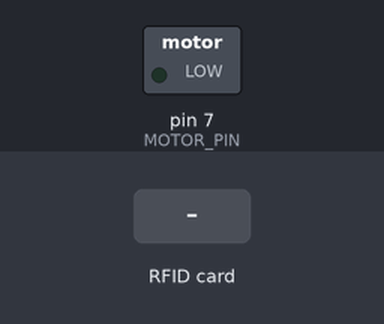
A sketch run on a simulated Arduino Uno, built with avr-gcc and run on an emulated ATmega328P. On the bench: switched loads named in the sketch (green lamp = pin HIGH). Dashed ring = blinking. The inputs (shaded band) are chosen by the test bench. Pins used as bus, display or sensor lines are not drawn; what the sketch prints to the serial monitor is not drawn.

Above: at 1.2 s.
1.3 s: RFID card 86 8E 5A 30 held to the reader
At 1.51 s:
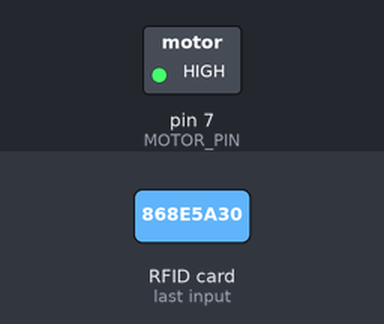
4.3 s: RFID card 33 0E DE 0B held to the reader
At 5.46 s:
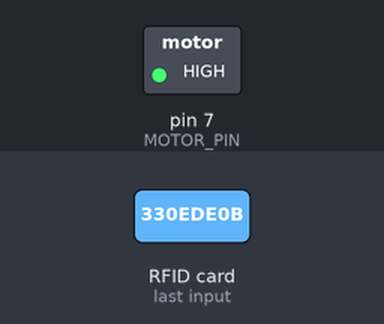
Timing chart, 0 to 7.3 s (numbered marks = the images above; inputs shaded):
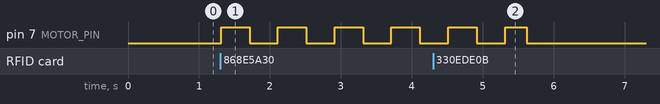

The sketch:

RFID-Vibration-only-two-input.ino
```cpp
#include <SPI.h>
#include <MFRC522.h>

#define SS_PIN 10
#define RST_PIN 9
#define MOTOR_PIN 7

MFRC522 mfrc522(SS_PIN, RST_PIN);

// 🔁 CHANGE THESE TO MATCH YOUR TAGS
byte KEYFOB_UID[] = {0x33, 0x0E, 0xDE, 0x0B};
byte CARD_UID[]   = {0x86, 0x8E, 0x5A, 0x30};

void setup() {
  Serial.begin(9600);
  SPI.begin();
  mfrc522.PCD_Init();

  pinMode(MOTOR_PIN, OUTPUT);
  digitalWrite(MOTOR_PIN, LOW);

  Serial.println("RFID ready. Scan a tag...");
}

void loop() {
  // Wait for a new card
  if (!mfrc522.PICC_IsNewCardPresent()) return;
  if (!mfrc522.PICC_ReadCardSerial()) return;

  Serial.print("UID detected: ");
  printUID(mfrc522.uid.uidByte, mfrc522.uid.size);

  if (compareUID(mfrc522.uid.uidByte, KEYFOB_UID)) {
    Serial.println("Keyfob detected → single vibration");
    vibrateOnce();
  }
  else if (compareUID(mfrc522.uid.uidByte, CARD_UID)) {
    Serial.println("White card detected → looping vibration");
    vibrateLoop();
  }
  else {
    Serial.println("Unknown card");
    digitalWrite(MOTOR_PIN, LOW);
  }

  mfrc522.PICC_HaltA();
  mfrc522.PCD_StopCrypto1();
}

// -------- FUNCTIONS --------

bool compareUID(byte *readUID, byte *knownUID) {
  for (byte i = 0; i < 4; i++) {
    if (readUID[i] != knownUID[i]) return false;
  }
  return true;
}

void vibrateOnce() {
  digitalWrite(MOTOR_PIN, HIGH);
  delay(300);   // gentle buzz
  digitalWrite(MOTOR_PIN, LOW);
}

void vibrateLoop() {
  for (int i = 0; i < 5; i++) {   // loop vibration
    digitalWrite(MOTOR_PIN, HIGH);
    delay(400);
    digitalWrite(MOTOR_PIN, LOW);
    delay(400);
  }
}

void printUID(byte *uid, byte size) {
  for (byte i = 0; i < size; i++) {
    Serial.print(uid[i], HEX);
    Serial.print(" ");
  }
  Serial.println();
}
```

Measured:
- after the input at 1.3 s, pin 7 (MOTOR_PIN): alternates HIGH for 0.40 s and LOW for 0.40 s, starting at once
